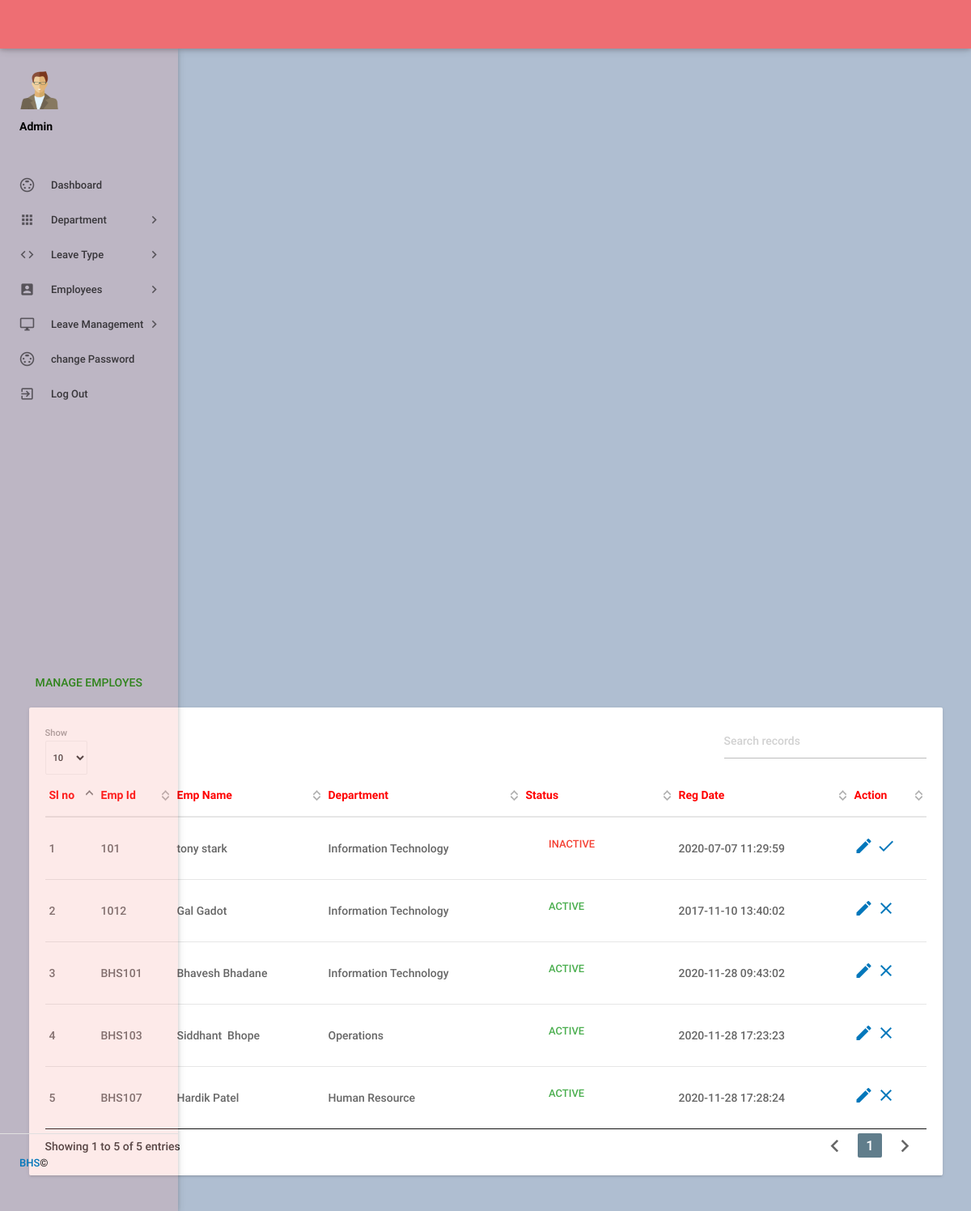
Page /admin/manageemployee.php (signed in) on the committed database.
### tables this page shows
CREATE TABLE `tblemployees` (
  `id` int NOT NULL,
  `EmpId` varchar(100) NOT NULL,
  `FirstName` varchar(150) NOT NULL,
  `LastName` varchar(150) NOT NULL,
  `EmailId` varchar(200) NOT NULL,
  `Password` varchar(180) NOT NULL,
  `Gender` varchar(100) NOT NULL,
  `Dob` varchar(100) NOT NULL,
  `Department` varchar(255) NOT NULL,
  `Address` varchar(255) NOT NULL,
  `City` varchar(200) NOT NULL,
  `Country` varchar(150) NOT NULL,
  `Phonenumber` char(11) NOT NULL,
  `Status` int NOT NULL,
  `RegDate` timestamp NOT NULL DEFAULT CURRENT_TIMESTAMP
);

### admin/manageemployee.php (the view, shortened to what this page needs)
<?php
include('includes/config.php');
if(strlen($_SESSION['alogin'])==0)
    {
header('location:index.php');
}
else{
 ?>
<!DOCTYPE html>
<html lang="en">
    <head>
        <link type="text/css" rel="stylesheet" href="../assets/plugins/materialize/css/materialize.min.css"/>
         <link type="text/css" rel="stylesheet" href="../assets/plugins/materialize/css/materialize.css"/>
        <link href="../assets/plugins/material-preloader/css/materialPreloader.min.css" rel="stylesheet">
        <link href="../assets/plugins/datatables/css/jquery.dataTables.min.css" rel="stylesheet">
        <link href="../assets/css/alpha.min.css" rel="stylesheet" type="text/css"/>
        <link href="../assets/css/custom.css" rel="stylesheet" type="text/css"/>
         <link href="../assets/css/style.css" rel="stylesheet" type="text/css"/>
    </head>
    <body>
       <?php include('includes/header.php');?>
       <?php include('includes/sidebar.php');?>
            <main class="mn-inner">
                <div class="row">
                    <div class="col s12">
                        <div class="page-title" style="color: green;">Manage Employes</div>
                    </div>
                    <div class="col s12 m12 l12">
                        <div class="card">
                            <div class="card-content">
                                <table id="example" class="display responsive-table ">
                                    <thead>
                                        <tr>
                                            <th style="color: red;">Sl no</th>
                                            <th style="color: red;">Emp Id</th>
                                            <th style="color: red;">Emp Name</th>
                                            <th style="color: red;">Department</th>
                                             <th style="color: red;">Status</th>
                                             <th style="color: red;">Reg Date</th>
                                            <th style="color: red;">Action</th>
                                        </tr>
                                    </thead>
                                    <tbody>
<?php $sql = "SELECT EmpId,FirstName,LastName,Department,Status,RegDate,id from  tblemployees";
$query = $dbh -> prepare($sql);
$query->execute();
$results=$query->fetchAll(PDO::FETCH_OBJ);
$cnt=1;
if($query->rowCount() > 0)
{
foreach($results as $result)
{               ?>
                                        <tr>
                                            <td> <?php echo htmlentities($cnt);?></td>
                                            <td><?php echo htmlentities($result->EmpId);?></td>
                                            <td><?php echo htmlentities($result->FirstName);?>&nbsp;<?php echo htmlentities($result->LastName);?></td>
                                            <td><?php echo htmlentities($result->Department);?></td>
                                             <td><?php $stats=$result->Status;
if($stats){
                                             ?>
                                                 <a class="waves-effect waves-green btn-flat m-b-xs">Active</a>
                                                 <?php } else { ?>
                                                 <a class="waves-effect waves-red btn-flat m-b-xs">Inactive</a>
                                                 <?php } ?>
                                             </td>
                                              <td><?php echo htmlentities($result->RegDate);?></td>
                                            <td><a href="editemployee.php?empid=<?php echo htmlentities($result->id);?>"><i class="material-icons">mode_edit</i></a>
                                        <?php if($result->Status==1)
 {?>
<a href="manageemployee.php?inid=<?php echo htmlentities($result->id);?>" onclick="return confirm('Are you sure you want to inactive this Employe?');"" > <i class="material-icons" title="Inactive">clear</i>
<?php } else {?>
                                            <a href="manageemployee.php?id=<?php echo htmlentities($result->id);?>" onclick="return confirm('Are you sure you want to active this employee?');""><i class="material-icons" title="Active">done</i>
                                            <?php } ?> </td>
                                        </tr>
                                         <?php $cnt++;} }?>
                                    </tbody>
                                </table>
                            </div>
                        </div>
                    </div>
                </div>
            </main>
        </div>
        <div class="left-sidebar-hover"></div>
    </body>
</html>
<?php } ?>

### admin/includes/header.php (shortened to what this page needs)
<div class="mn-content fixed-sidebar">
    <header class="mn-header navbar-fixed">
        <nav class="navbar navbar-expand-lg navbar-light py-3 " >
            <div class="nav-wrapper row">
            </div>
        </nav>
    </header>

### admin/includes/sidebar.php (shortened to what this page needs)
<html>
<head>
</head>
<body>
     <aside id="slide-out" class="side-nav  fixed">
                <div class="side-nav-wrapper">
                    <div class="sidebar-profile">
                        <div class="sidebar-profile-image">
                            <img src="../assets/images/profile-image.png" class="square" alt="">
                        </div>
                        <div class="sidebar-profile-info">
                                <p>Admin</p>
                        </div>
                    </div>
                <ul class="sidebar-menu collapsible collapsible-accordion" data-collapsible="accordion">
                    <li class="no-padding"><a class="waves-effect waves-purple" href="dashboard.php"><i class="material-icons">settings_input_svideo</i>Dashboard</a></li>
                    <li class="no-padding">
                        <a class="collapsible-header waves-effect waves-purple"><i class="material-icons">apps</i>Department<i class="nav-drop-icon material-icons">keyboard_arrow_right</i></a>
                    </li>
                    <li class="no-padding">
                        <a class="collapsible-header waves-effect waves-grey"><i class="material-icons">code</i>Leave Type<i class="nav-drop-icon material-icons">keyboard_arrow_right</i></a>
                    </li>
                    <li class="no-padding">
                        <a class="collapsible-header waves-effect waves-grey"><i class="material-icons">account_box</i>Employees<i class="nav-drop-icon material-icons">keyboard_arrow_right</i></a>
                    </li>
   <li class="no-padding">
                        <a class="collapsible-header waves-effect waves-grey"><i class="material-icons">desktop_windows</i>Leave Management<i class="nav-drop-icon material-icons">keyboard_arrow_right</i></a>
                    </li>
  <li class="no-padding"><a class="waves-effect waves-grey" href="changepassword.php"><i class="material-icons">settings_input_svideo</i>change Password</a></li>
                        <li class="no-padding">
                                <a class="waves-effect waves-grey" href="logout.php"><i class="material-icons">exit_to_app</i>Log Out</a>
                            </li>
                </ul>
                   <div class="footer">
                    <p class="copyright"><a target="__blank" href="#">BHS </a>©</p>
                </div>
                </div>
            </aside>
            </body>
            </html>

### admin/includes/sidebar.php (style rules this page uses)
body { background-color:#AFBED1; }

### rows in the picture
tblemployees: EmpId "101", FirstName "tony", LastName "stark", Department "Information Technology", Status "INACTIVE", RegDate "2020-07-07 11:29:59"
tblemployees: EmpId "1012", FirstName "Gal", LastName "Gadot", Department "Information Technology", Status "ACTIVE", RegDate "2017-11-10 13:40:02"
tblemployees: EmpId "BHS101", FirstName "Bhavesh", LastName "Bhadane", Department "Information Technology", Status "ACTIVE", RegDate "2020-11-28 09:43:02"
tblemployees: EmpId "BHS103", FirstName "Siddhant", LastName "Bhope", Department "Operations", Status "ACTIVE", RegDate "2020-11-28 17:23:23"
tblemployees: EmpId "BHS107", FirstName "Hardik", LastName "Patel", Department "Human Resource", Status "ACTIVE", RegDate "2020-11-28 17:28:24"
